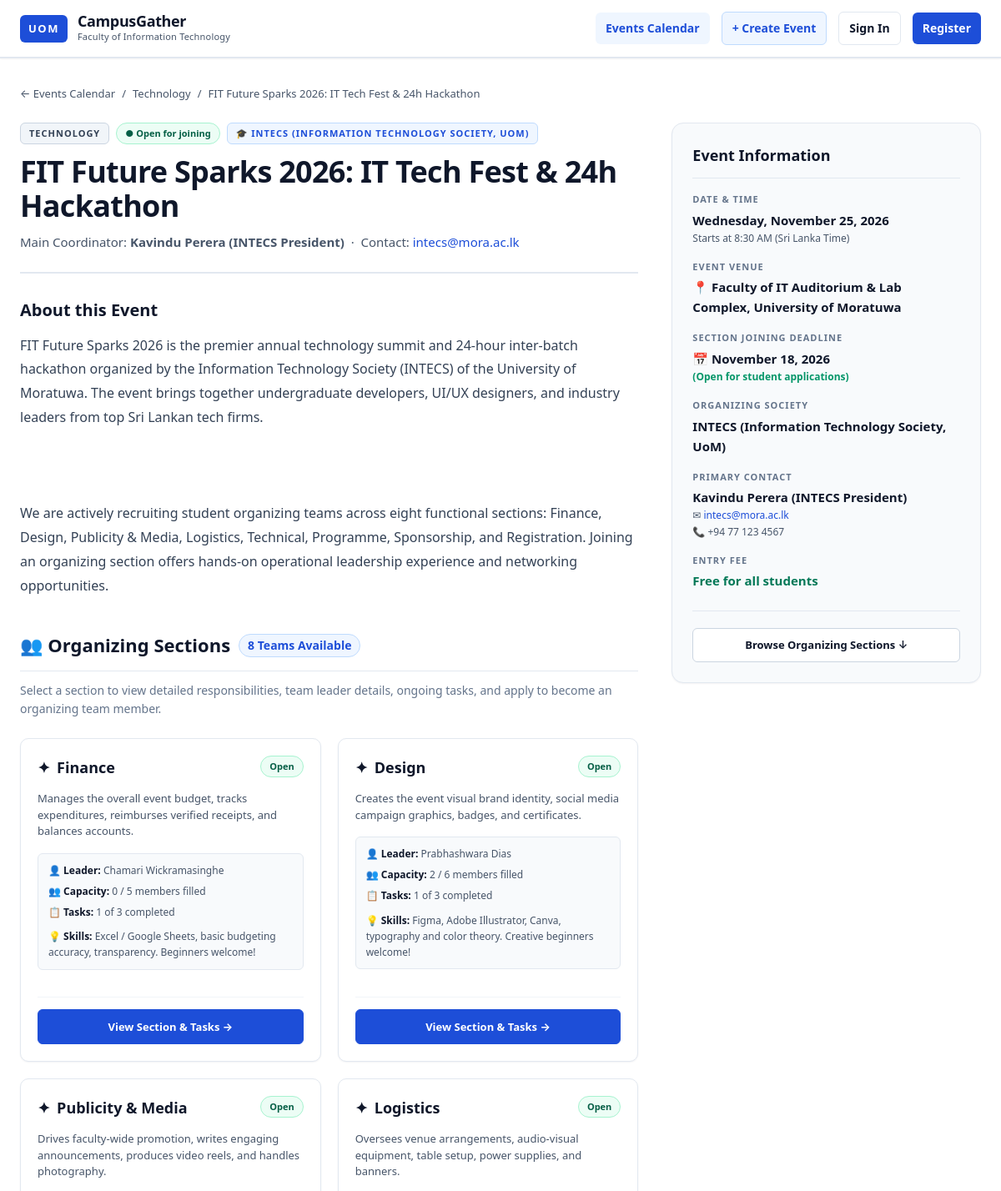
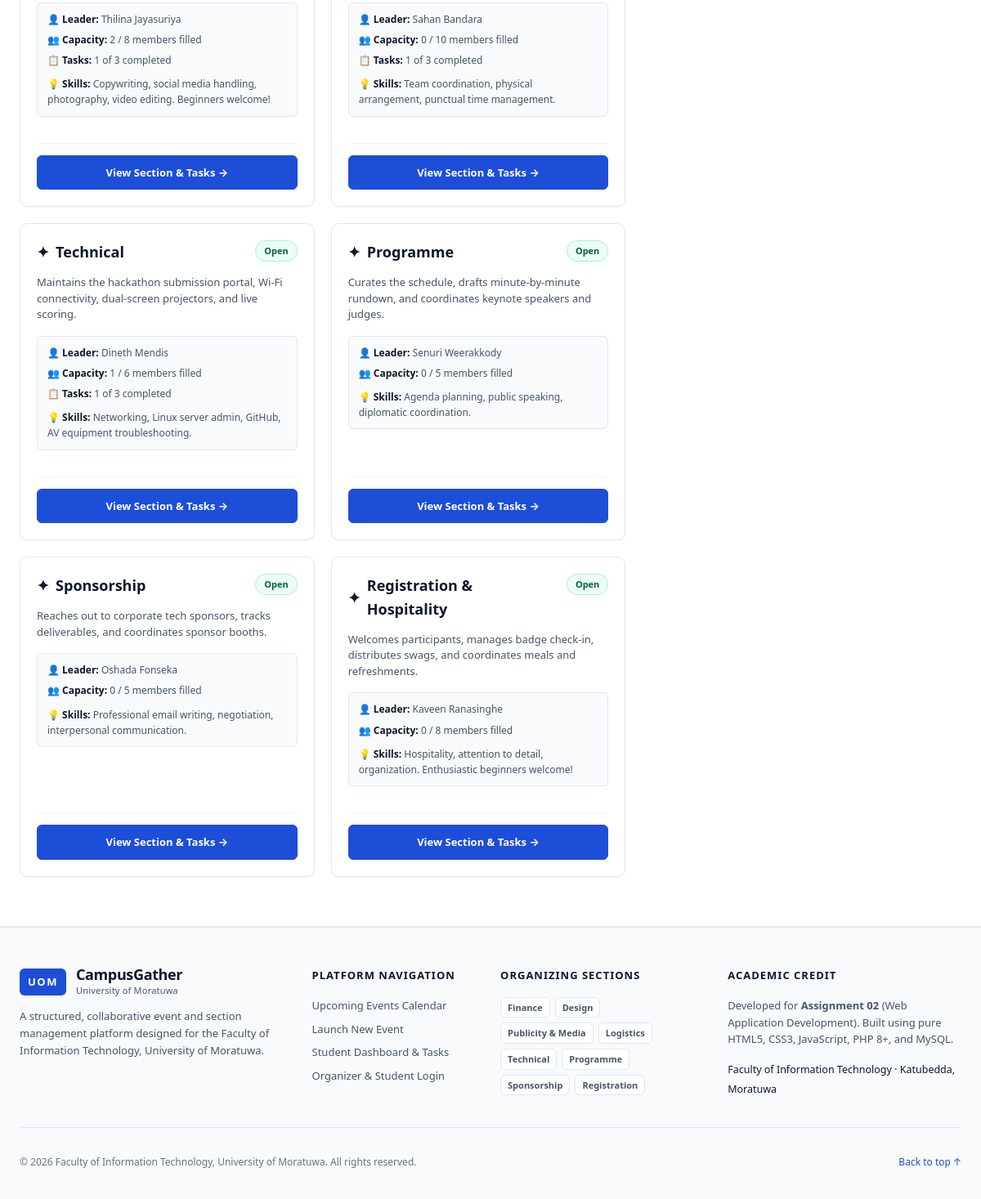
The app's page /event.php?id=1 with its own data (2 pictures, top to bottom).
### tables this page shows
CREATE TABLE events (
    id INT UNSIGNED AUTO_INCREMENT PRIMARY KEY,
    title VARCHAR(160) NOT NULL,
    category VARCHAR(50) NOT NULL,
    society VARCHAR(120) NOT NULL,
    starts_at DATETIME NOT NULL,
    venue VARCHAR(160) NOT NULL,
    organiser_name VARCHAR(120) NOT NULL,
    contact_email VARCHAR(190) NOT NULL,
    contact_phone VARCHAR(50) DEFAULT NULL,
    join_deadline DATE NOT NULL,
    status ENUM('Planning', 'Open for joining', 'In progress', 'Completed', 'Cancelled') DEFAULT 'Open for joining',
    description TEXT NOT NULL,
    created_by INT UNSIGNED NOT NULL,
    created_at TIMESTAMP DEFAULT CURRENT_TIMESTAMP,
    INDEX (starts_at),
    INDEX (category),
    INDEX (status),
    FOREIGN KEY (created_by) REFERENCES users(id) ON DELETE CASCADE
);

CREATE TABLE sections (
    id INT UNSIGNED AUTO_INCREMENT PRIMARY KEY,
    event_id INT UNSIGNED NOT NULL,
    name VARCHAR(100) NOT NULL,
    description TEXT NOT NULL,
    leader_name VARCHAR(120) NOT NULL,
    leader_email VARCHAR(190) DEFAULT NULL,
    responsibilities TEXT NOT NULL,
    useful_skills VARCHAR(255) DEFAULT NULL,
    member_limit INT UNSIGNED DEFAULT 10,
    joining_status ENUM('Open', 'Closed') DEFAULT 'Open',
    resources TEXT DEFAULT NULL,
    created_at TIMESTAMP DEFAULT CURRENT_TIMESTAMP,
    FOREIGN KEY (event_id) REFERENCES events(id) ON DELETE CASCADE
);

### event.php (the view, shortened to what the rows shown need)
<?php
require_once __DIR__ . '/includes/app.php';
$id = (int)($_GET['id'] ?? 0);
$stmt = $db->prepare('
    SELECT e.*, u.name AS creator_name, u.email AS creator_email, u.student_id AS creator_student_id
    FROM events e
    JOIN users u ON e.created_by = u.id
    WHERE e.id = ?
');
$stmt->execute([$id]);
$event = $stmt->fetch();
$secStmt = $db->prepare('
    SELECT s.*,
           COUNT(DISTINCT CASE WHEN sm.status = "approved" THEN sm.id END) AS approved_count,
           COUNT(DISTINCT sm.id) AS total_applicant_count,
           COUNT(DISTINCT t.id) AS task_count,
           COUNT(DISTINCT CASE WHEN t.status = "done" THEN t.id END) AS done_task_count
    FROM sections s
    LEFT JOIN section_members sm ON sm.section_id = s.id
    LEFT JOIN tasks t ON t.section_id = s.id
    WHERE s.event_id = ?
    GROUP BY s.id
    ORDER BY s.id ASC
');
$secStmt->execute([$id]);
$sections = $secStmt->fetchAll();
$isManager = can_manage_event($event);
$eventDate = new DateTime($event['starts_at']);
$deadline = new DateTime($event['join_deadline']);
$isPastDeadline = (new DateTime()) > $deadline;
header_view($event['title'], 'events');
?>
<div class="breadcrumb">
    <a href="index.php">← Events Calendar</a>
    <span>/</span>
    <span><?=h($event['category'])?></span>
    <span>/</span>
    <span><?=h($event['title'])?></span>
</div>
<div class="detail-layout">
    <div class="detail-main">
        <div class="detail-header">
            <div class="event-tags-row">
                <span class="tag-category"><?=h($event['category'])?></span>
                <?=render_status_badge($event['status'])?>
                <span class="tag-category" style="background:#eff6ff; color:#1d4ed8; border-color:#bfdbfe;">
                    🎓 <?=h($event['society'])?>
                </span>
            </div>
            <h1><?=h($event['title'])?></h1>
            <p style="font-size:15px; color:#475569; margin:4px 0 0;">
                Main Coordinator: <strong><?=h($event['organiser_name'])?></strong> &nbsp;·&nbsp;
                Contact: <a href="mailto:<?=h($event['contact_email'])?>"><?=h($event['contact_email'])?></a>
            </p>
        </div>
        <section style="margin-bottom:40px;">
            <h2 style="font-size:20px; font-weight:800; margin:0 0 12px; color:#0f172a;">About this Event</h2>
            <div class="event-description"><?=nl2br(h($event['description']))?></div>
        </section>
        <section>
            <div class="sections-heading-bar">
                <h2>
                    <span>👥 Organizing Sections</span>
                    <span style="font-size:14px; font-weight:600; color:#1d4ed8; background:#eff6ff; padding:2px 10px; border-radius:999px; border:1px solid #bfdbfe;">
                        <?=count($sections)?> Teams Available
                    </span>
                </h2>
            </div>
            <?php if (empty($sections)): ?>
                <div style="background:#ffffff; border:1px dashed #cbd5e1; border-radius:8px; padding:32px; text-align:center;">
                    <p style="color:#64748b; margin:0 0 12px;">No organizing sections have been created for this event yet.</p>
                    <?php if ($isManager): ?>
                        <a href="manage-event.php?id=<?=$event['id']?>#tab-sections" class="btn-primary">Add Sections Now</a>
                    <?php endif; ?>
                </div>
            <?php else: ?>
                <div class="sections-grid">
                    <?php foreach ($sections as $sec):
                        $isFull = $sec['approved_count'] >= $sec['member_limit'];
                        $isOpen = $sec['joining_status'] === 'Open' && !$isFull && !$isPastDeadline && $event['status'] !== 'Completed' && $event['status'] !== 'Cancelled';
                    ?>
                        <div class="section-card">
                            <div>
                                <div class="section-card-top">
                                    <h3 class="section-name">
                                        <span>✦</span> <?=h($sec['name'])?>
                                    </h3>
                                    <?php if ($isOpen): ?>
                                        <span class="badge" style="background:#ecfdf5; color:#065f46; border:1px solid #a7f3d0;">Open</span>
                                    <?php else: ?>
                                        <span class="badge" style="background:#fef2f2; color:#991b1b; border:1px solid #fecaca;">Closed</span>
                                    <?php endif; ?>
                                </div>
                                <p class="section-desc"><?=h($sec['description'])?></p>
                                <div class="section-meta-list">
                                    <div class="section-meta-item">
                                        <span>👤 <strong>Leader:</strong> <?=h($sec['leader_name'])?></span>
                                    </div>
                                    <div class="section-meta-item">
                                        <span>👥 <strong>Capacity:</strong> <?=$sec['approved_count']?> / <?=$sec['member_limit']?> members filled</span>
                                    </div>
                                    <?php if ($sec['task_count'] > 0): ?>
                                        <div class="section-meta-item">
                                            <span>📋 <strong>Tasks:</strong> <?=$sec['done_task_count']?> of <?=$sec['task_count']?> completed</span>
                                        </div>
                                    <?php endif; ?>
                                    <?php if (!empty($sec['useful_skills'])): ?>
                                        <div class="section-meta-item" style="margin-top:4px;">
                                            <span>💡 <strong>Skills:</strong> <?=h($sec['useful_skills'])?></span>
                                        </div>
                                    <?php endif; ?>
                                </div>
                            </div>
                            <div style="margin-top:16px; border-top:1px solid #f1f5f9; padding-top:14px; display:flex; flex-direction:column; gap:8px;">
                                <a href="section.php?id=<?=$sec['id']?>" class="btn-primary" style="justify-content:center;">
                                    View Section & Tasks →
                                </a>
                            </div>
                        </div>
                    <?php endforeach; ?>
                </div>
            <?php endif; ?>
        </section>
    </div>
    <aside>
        <div class="sidebar-card">
            <div class="sidebar-data-list">
                <div class="sidebar-data-item">
                    <label>Date & Time</label>
                    <div class="value">
                        <?=h($eventDate->format('l, F d, Y'))?>
                        <small>Starts at <?=h($eventDate->format('g:i A'))?> (Sri Lanka Time)</small>
                    </div>
                </div>
                <div class="sidebar-data-item">
                    <label>Event Venue</label>
                    <div class="value">
                        📍 <?=h($event['venue'])?>
                    </div>
                </div>
                <div class="sidebar-data-item">
                    <label>Section Joining Deadline</label>
                    <div class="value">
                        📅 <?=h($deadline->format('F d, Y'))?>
                        <?php if ($isPastDeadline): ?>
                            <small style="color:#dc2626; font-weight:600;">(Applications Closed)</small>
                        <?php else: ?>
                            <small style="color:#059669; font-weight:600;">(Open for student applications)</small>
                        <?php endif; ?>
                    </div>
                </div>
                <div class="sidebar-data-item">
                    <label>Organizing Society</label>
                    <div class="value">
                        <?=h($event['society'])?>
                    </div>
                </div>
                <div class="sidebar-data-item">
                    <label>Primary Contact</label>
                    <div class="value">
                        <?=h($event['organiser_name'])?>
                        <small>✉ <a href="mailto:<?=h($event['contact_email'])?>"><?=h($event['contact_email'])?></a></small>
                        <?php if (!empty($event['contact_phone'])): ?>
                            <small>📞 <?=h($event['contact_phone'])?></small>
                        <?php endif; ?>
                    </div>
                </div>
            </div>
        </div>
    </aside>
</div>
<?php footer_view(); ?>

### includes/app.php (shortened to what the rows shown need)
    <?php
function h($value): string {
    return htmlspecialchars((string)($value ?? ''), ENT_QUOTES, 'UTF-8');
}
function render_status_badge(string $status): string {
    $map = [
        'Open for joining' => ['bg' => '#ecfdf5', 'color' => '#065f46', 'border' => '#a7f3d0'],
        'Planning'         => ['bg' => '#f8fafc', 'color' => '#334155', 'border' => '#cbd5e1'],
        'In progress'      => ['bg' => '#eff6ff', 'color' => '#1e40af', 'border' => '#bfdbfe'],
        'Completed'        => ['bg' => '#faf5ff', 'color' => '#6b21a8', 'border' => '#e9d5ff'],
        'Cancelled'        => ['bg' => '#fef2f2', 'color' => '#991b1b', 'border' => '#fecaca'],
    ];
    $style = $map[$status] ?? ['bg' => '#f1f5f9', 'color' => '#475569', 'border' => '#cbd5e1'];
    return sprintf(
        '<span class="badge" style="background:%s; color:%s; border:1px solid %s;">● %s</span>',
        $style['bg'], $style['color'], $style['border'], h($status)
    );
}
function header_view(string $title, string $active = ''): void {
    ?>
<!doctype html>
<html lang="en">
<head>
    <link rel="stylesheet" href="assets/style.css">
</head>
<body>
    <main class="page-container">
    <?php
}
function footer_view(): void {
    ?>
    </main>
</body>
</html>
    <?php
}

### records on screen
events: category "Technology", title "FIT Future Sparks 2026: IT Tech Fest & 24h Hackathon", category "TECHNOLOGY", status "Open for joining", society "INTECS (INFORMATION TECHNOLOGY SOCIETY, UOM)", organiser_name "Kavindu Perera (INTECS President)", contact_email "intecs@mora.ac.lk", description "FIT Future Sparks 2026 is the premier annual technology summit and 24-hour inter-batch hackathon organized by the Information Technology Society (INTECS) of the University of Moratuwa. The event brings together undergraduate developers, UI/UX designers, and industry leaders from top Sri Lankan tech firms. We are actively recruiting student organizing teams across eight functional sections: Finance, Design, Publicity & Media, Logistics, Technical, Programme, Sponsorship, and Registration. Joining an organizing section offers hands-on operational leadership experience and networking opportunities.", starts_at "Wednesday, November 25, 2026", starts_at "8:30 AM", venue "Faculty of IT Auditorium & Lab Complex, University of Moratuwa", join_deadline "November 18, 2026", society "INTECS (Information Technology Society, UoM)", contact_phone "+94 77 123 4567"
sections: name "Finance", joining_status "Open", description "Manages the overall event budget, tracks expenditures, reimburses verified receipts, and balances accounts.", leader_name "Chamari Wickramasinghe", approved_count "0", member_limit "5", done_task_count "1", task_count "3", useful_skills "Excel / Google Sheets, basic budgeting accuracy, transparency. Beginners welcome!"
sections: name "Design", joining_status "Open", description "Creates the event visual brand identity, social media campaign graphics, badges, and certificates.", leader_name "Prabhashwara Dias", approved_count "2", member_limit "6", done_task_count "1", task_count "3", useful_skills "Figma, Adobe Illustrator, Canva, typography and color theory. Creative beginners welcome!"
sections: name "Publicity & Media", joining_status "Open", description "Drives faculty-wide promotion, writes engaging announcements, produces video reels, and handles photography.", leader_name "Thilina Jayasuriya", approved_count "2", member_limit "8", done_task_count "1", task_count "3", useful_skills "Copywriting, social media handling, photography, video editing. Beginners welcome!"
sections: name "Logistics", joining_status "Open", description "Oversees venue arrangements, audio-visual equipment, table setup, power supplies, and banners.", leader_name "Sahan Bandara", approved_count "0", member_limit "10", done_task_count "1", task_count "3", useful_skills "Team coordination, physical arrangement, punctual time management."
sections: name "Technical", joining_status "Open", description "Maintains the hackathon submission portal, Wi-Fi connectivity, dual-screen projectors, and live scoring.", leader_name "Dineth Mendis", approved_count "1", member_limit "6", done_task_count "1", task_count "3", useful_skills "Networking, Linux server admin, GitHub, AV equipment troubleshooting."
sections: name "Programme", joining_status "Open", description "Curates the schedule, drafts minute-by-minute rundown, and coordinates keynote speakers and judges.", leader_name "Senuri Weerakkody", approved_count "0", member_limit "5", useful_skills "Agenda planning, public speaking, diplomatic coordination."
sections: name "Sponsorship", joining_status "Open", description "Reaches out to corporate tech sponsors, tracks deliverables, and coordinates sponsor booths.", leader_name "Oshada Fonseka", approved_count "0", member_limit "5", useful_skills "Professional email writing, negotiation, interpersonal communication."
sections: name "Registration & Hospitality", joining_status "Open", description "Welcomes participants, manages badge check-in, distributes swags, and coordinates meals and refreshments.", leader_name "Kaveen Ranasinghe", approved_count "0", member_limit "8", useful_skills "Hospitality, attention to detail, organization. Enthusiastic beginners welcome!"

### other values on screen
count($sections) "8"
